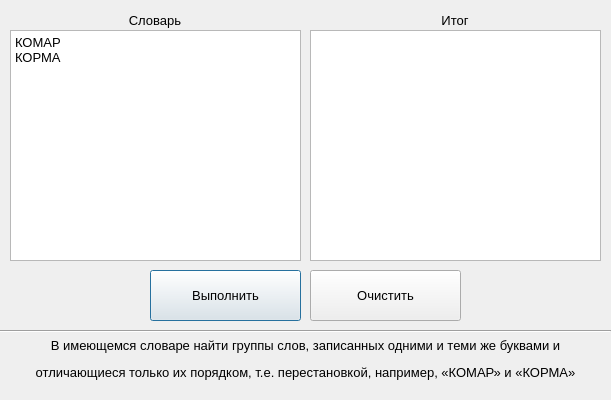
<?xml version="1.0" encoding="UTF-8"?>
<ui version="4.0">
 <class>Dialog</class>
 <widget class="QDialog" name="Dialog">
  <property name="geometry">
   <rect>
    <x>0</x>
    <y>0</y>
    <width>611</width>
    <height>400</height>
   </rect>
  </property>
  <property name="minimumSize">
   <size>
    <width>611</width>
    <height>400</height>
   </size>
  </property>
  <property name="maximumSize">
   <size>
    <width>611</width>
    <height>400</height>
   </size>
  </property>
  <property name="windowTitle">
   <string>Dialog</string>
  </property>
  <widget class="QTextEdit" name="textEdit_words">
   <property name="enabled">
    <bool>true</bool>
   </property>
   <property name="geometry">
    <rect>
     <x>310</x>
     <y>30</y>
     <width>291</width>
     <height>231</height>
    </rect>
   </property>
   <property name="font">
    <font>
     <family>Segoe UI</family>
     <pointsize>10</pointsize>
    </font>
   </property>
   <property name="readOnly">
    <bool>true</bool>
   </property>
  </widget>
  <widget class="QTextEdit" name="textEdit_text">
   <property name="geometry">
    <rect>
     <x>10</x>
     <y>30</y>
     <width>291</width>
     <height>231</height>
    </rect>
   </property>
   <property name="font">
    <font>
     <family>Segoe UI</family>
     <pointsize>10</pointsize>
    </font>
   </property>
   <property name="html">
    <string>&lt;!DOCTYPE HTML PUBLIC &quot;-//W3C//DTD HTML 4.0//EN&quot; &quot;http://www.w3.org/TR/REC-html40/strict.dtd&quot;&gt;
&lt;html&gt;&lt;head&gt;&lt;meta name=&quot;qrichtext&quot; content=&quot;1&quot; /&gt;&lt;style type=&quot;text/css&quot;&gt;
p, li { white-space: pre-wrap; }
&lt;/style&gt;&lt;/head&gt;&lt;body style=&quot; font-family:'Segoe UI'; font-size:10pt; font-weight:400; font-style:normal;&quot;&gt;
&lt;p style=&quot; margin-top:0px; margin-bottom:0px; margin-left:0px; margin-right:0px; -qt-block-indent:0; text-indent:0px;&quot;&gt;КОМАР&lt;/p&gt;
&lt;p style=&quot; margin-top:0px; margin-bottom:0px; margin-left:0px; margin-right:0px; -qt-block-indent:0; text-indent:0px;&quot;&gt;КОРМА&lt;/p&gt;&lt;/body&gt;&lt;/html&gt;</string>
   </property>
  </widget>
  <widget class="QLabel" name="label_1">
   <property name="geometry">
    <rect>
     <x>120</x>
     <y>10</y>
     <width>70</width>
     <height>20</height>
    </rect>
   </property>
   <property name="font">
    <font>
     <family>Segoe UI</family>
     <pointsize>10</pointsize>
    </font>
   </property>
   <property name="layoutDirection">
    <enum>Qt::LeftToRight</enum>
   </property>
   <property name="text">
    <string>Словарь</string>
   </property>
   <property name="alignment">
    <set>Qt::AlignCenter</set>
   </property>
  </widget>
  <widget class="QLabel" name="label_2">
   <property name="geometry">
    <rect>
     <x>420</x>
     <y>10</y>
     <width>70</width>
     <height>20</height>
    </rect>
   </property>
   <property name="font">
    <font>
     <family>Segoe UI</family>
     <pointsize>10</pointsize>
    </font>
   </property>
   <property name="text">
    <string>Итог</string>
   </property>
   <property name="alignment">
    <set>Qt::AlignCenter</set>
   </property>
  </widget>
  <widget class="QPushButton" name="btn_solve">
   <property name="geometry">
    <rect>
     <x>150</x>
     <y>270</y>
     <width>151</width>
     <height>51</height>
    </rect>
   </property>
   <property name="font">
    <font>
     <family>Segoe UI</family>
     <pointsize>10</pointsize>
    </font>
   </property>
   <property name="text">
    <string>Выполнить</string>
   </property>
  </widget>
  <widget class="QPushButton" name="btn_clear">
   <property name="geometry">
    <rect>
     <x>310</x>
     <y>270</y>
     <width>151</width>
     <height>51</height>
    </rect>
   </property>
   <property name="font">
    <font>
     <family>Segoe UI</family>
     <pointsize>10</pointsize>
    </font>
   </property>
   <property name="text">
    <string>Очистить</string>
   </property>
  </widget>
  <widget class="QLabel" name="label_task_1">
   <property name="geometry">
    <rect>
     <x>10</x>
     <y>334</y>
     <width>591</width>
     <height>51</height>
    </rect>
   </property>
   <property name="font">
    <font>
     <family>Segoe UI</family>
     <pointsize>10</pointsize>
    </font>
   </property>
   <property name="text">
    <string>&lt;html&gt;&lt;head/&gt;&lt;body&gt;&lt;p align=&quot;center&quot;&gt;В имеющемся словаре найти группы слов, записанных одними и теми же буквами и&lt;/p&gt;&lt;p align=&quot;center&quot;&gt; отличающиеся только их порядком, т.е. перестановкой, например, «КОМАР» и «КОРМА»&lt;/p&gt;&lt;/body&gt;&lt;/html&gt;</string>
   </property>
   <property name="alignment">
    <set>Qt::AlignCenter</set>
   </property>
  </widget>
  <widget class="Line" name="line">
   <property name="geometry">
    <rect>
     <x>0</x>
     <y>323</y>
     <width>611</width>
     <height>16</height>
    </rect>
   </property>
   <property name="orientation">
    <enum>Qt::Horizontal</enum>
   </property>
  </widget>
 </widget>
 <resources/>
 <connections/>
</ui>
